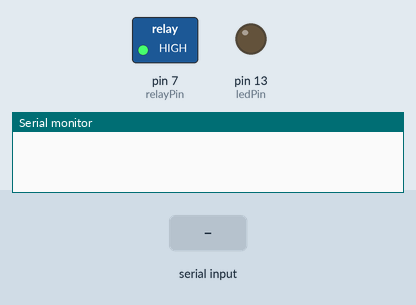
The sketch below on a simulated Arduino Uno, built with avr-gcc and run on an emulated ATmega328P. Shown: switched loads named in the sketch (green lamp = pin HIGH), output pins drawn as LEDs (lit = HIGH), the last lines printed to the serial monitor. The test bench sets the inputs (shaded band).

Above: at 1.2 s.
1.3 s: "1\n" received over the second serial link
At 2.0 s:
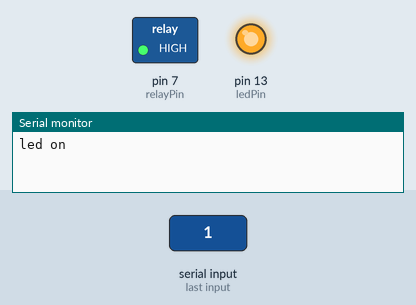
2.8 s: "0\n" received over the second serial link
At 3.2 s:
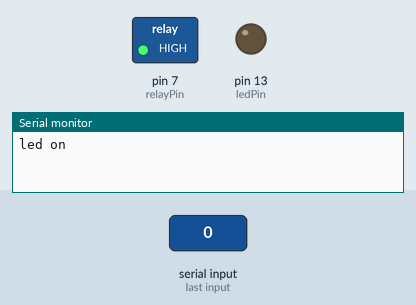
Timing chart, 0 to 5.8 s (numbered marks = the images above; inputs shaded):
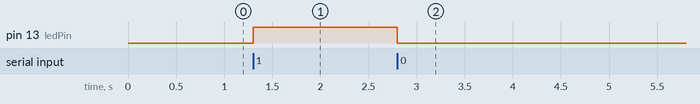

Measured:
- after the input at 1.3 s, pin 13 (ledPin): LOW → HIGH at once
- after the input at 2.8 s, pin 13 (ledPin): HIGH → LOW at once

The sketch:

serial_node_led_relay.ino
```cpp
#include <SoftwareSerial.h>

SoftwareSerial myserial(2, 3); // RX, TX
const int ledPin = 13; // Ganti dengan pin yang sesuai pada board Anda
const int relayPin = 7; // Ganti dengan pin relay pada board Anda

void setup() {
  Serial.begin(115200);
  myserial.begin(115200);
  pinMode(ledPin, OUTPUT);
  pinMode(relayPin, OUTPUT);

  digitalWrite(relayPin, HIGH);
}
String getValue(String data, char separator, int index) {
  int found = 0;
  int strIndex[] = { 0, -1 };

  do {
    // Find the next separator in the data
    strIndex[0] = strIndex[1] + 1;
    strIndex[1] = data.indexOf(separator, strIndex[0]);

    // If the separator is not found, use the length of the string
    if (strIndex[1] == -1) {
      strIndex[1] = data.length();
    }

    // Extract the substring between separators
    String value = data.substring(strIndex[0], strIndex[1]);

    // If the current index matches the target index, return the value
    if (found == index) {
      return value;
    }

    // Increment the found counter if a separator is found
    found++;
  } while (strIndex[1] < data.length());

  return "";
}

void loop() {
  //  String incomingString = myserial.readStringUntil('\n');
  //  Serial.print("Received Data: ");
  //    Serial.println(incomingString);


  if (myserial.available() > 0) {
    String dataSerial = myserial.readStringUntil('\n');
    dataSerial.trim();
    String data1 = getValue(dataSerial, '|', 0);
    String data2 = getValue(dataSerial, '|', 1);
    if (data1 == "1" ) {
      Serial.println("led on");
      digitalWrite(ledPin, HIGH); // LED ON
    }else if(data1 == "0"){
      digitalWrite(ledPin, LOW);
    }

    if (data2 == "1") {
      Serial.println("relay on");
      digitalWrite(relayPin, LOW);
    }
    else if(data2 == "0"){
      digitalWrite(relayPin, HIGH);
    }
  }
}
```
